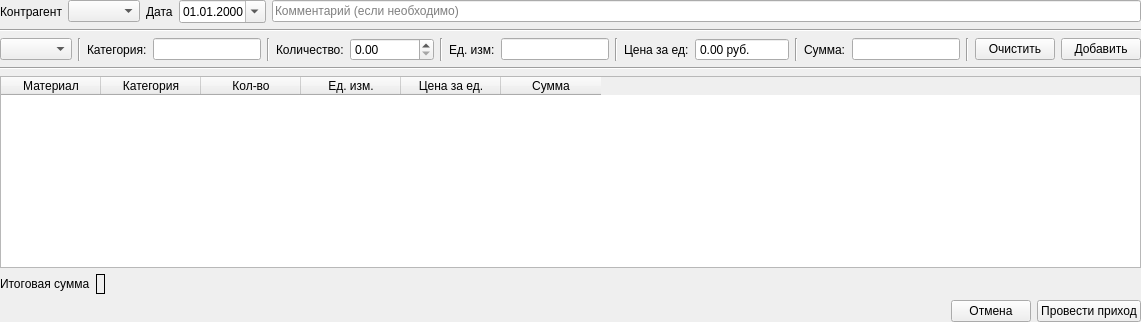
         <widget class="QWidget" name="page_3">
          <layout class="QGridLayout" name="gridLayout_23">
           <property name="leftMargin">
            <number>0</number>
           </property>
           <property name="topMargin">
            <number>0</number>
           </property>
           <property name="rightMargin">
            <number>0</number>
           </property>
           <property name="bottomMargin">
            <number>0</number>
           </property>
           <item row="0" column="0">
            <layout class="QGridLayout" name="gridLayout_22">
             <item row="5" column="0" colspan="5">
              <layout class="QHBoxLayout" name="horizontalLayout_5">
               <item>
                <widget class="QLabel" name="label_5">
                 <property name="text">
                  <string>Итоговая сумма</string>
                 </property>
                </widget>
               </item>
               <item>
                <widget class="QLabel" name="lb_new_incoming_total_value">
                 <property name="frameShape">
                  <enum>QFrame::Shape::Box</enum>
                 </property>
                 <property name="text">
                  <string/>
                 </property>
                </widget>
               </item>
               <item>
                <spacer name="horizontalSpacer_8">
                 <property name="orientation">
                  <enum>Qt::Orientation::Horizontal</enum>
                 </property>
                 <property name="sizeHint" stdset="0">
                  <size>
                   <width>40</width>
                   <height>20</height>
                  </size>
                 </property>
                </spacer>
               </item>
              </layout>
             </item>
             <item row="0" column="2">
              <widget class="QLabel" name="label_4">
               <property name="text">
                <string>Дата</string>
               </property>
              </widget>
             </item>
             <item row="0" column="3">
              <widget class="QDateEdit" name="de_new_incoming_date">
               <property name="displayFormat">
                <string>dd.MM.yyyy</string>
               </property>
               <property name="calendarPopup">
                <bool>true</bool>
               </property>
               <property name="timeSpec">
                <enum>Qt::TimeSpec::LocalTime</enum>
               </property>
              </widget>
             </item>
             <item row="0" column="4">
              <widget class="QLineEdit" name="le_new_incoming_description">
               <property name="placeholderText">
                <string>Комментарий (если необходимо)</string>
               </property>
              </widget>
             </item>
             <item row="2" column="0" colspan="5">
              <layout class="QHBoxLayout" name="horizontalLayout_4">
               <item>
                <widget class="QComboBox" name="cb_inc_add_material"/>
               </item>
               <item>
                <widget class="Line" name="line_6">
                 <property name="orientation">
                  <enum>Qt::Orientation::Vertical</enum>
                 </property>
                </widget>
               </item>
               <item>
                <widget class="QLabel" name="label_6">
                 <property name="text">
                  <string>Категория:</string>
                 </property>
                </widget>
               </item>
               <item>
                <widget class="QLineEdit" name="le_inc_add_category">
                 <property name="readOnly">
                  <bool>true</bool>
                 </property>
                </widget>
               </item>
               <item>
                <widget class="Line" name="line_7">
                 <property name="orientation">
                  <enum>Qt::Orientation::Vertical</enum>
                 </property>
                </widget>
               </item>
               <item>
                <widget class="QLabel" name="label_7">
                 <property name="text">
                  <string>Количество:</string>
                 </property>
                </widget>
               </item>
               <item>
                <widget class="QDoubleSpinBox" name="dsb_inc_add_qty">
                 <property name="buttonSymbols">
                  <enum>QAbstractSpinBox::ButtonSymbols::UpDownArrows</enum>
                 </property>
                 <property name="specialValueText">
                  <string/>
                 </property>
                 <property name="maximum">
                  <double>999999.000000000000000</double>
                 </property>
                </widget>
               </item>
               <item>
                <widget class="Line" name="line_8">
                 <property name="orientation">
                  <enum>Qt::Orientation::Vertical</enum>
                 </property>
                </widget>
               </item>
               <item>
                <widget class="QLabel" name="label_8">
                 <property name="text">
                  <string>Ед. изм:</string>
                 </property>
                </widget>
               </item>
               <item>
                <widget class="QLineEdit" name="le_inc_add_unit">
                 <property name="readOnly">
                  <bool>true</bool>
                 </property>
                </widget>
               </item>
               <item>
                <widget class="Line" name="line_9">
                 <property name="orientation">
                  <enum>Qt::Orientation::Vertical</enum>
                 </property>
                </widget>
               </item>
               <item>
                <widget class="QLabel" name="label_9">
                 <property name="text">
                  <string>Цена за ед:</string>
                 </property>
                </widget>
               </item>
               <item>
                <widget class="QDoubleSpinBox" name="dsb_inc_add_price">
                 <property name="buttonSymbols">
                  <enum>QAbstractSpinBox::ButtonSymbols::NoButtons</enum>
                 </property>
                 <property name="suffix">
                  <string> руб.</string>
                 </property>
                 <property name="maximum">
                  <double>999999.000000000000000</double>
                 </property>
                </widget>
               </item>
               <item>
                <widget class="Line" name="line_10">
                 <property name="orientation">
                  <enum>Qt::Orientation::Vertical</enum>
                 </property>
                </widget>
               </item>
               <item>
                <widget class="QLabel" name="label_10">
                 <property name="text">
                  <string>Сумма:</string>
                 </property>
                </widget>
               </item>
               <item>
                <widget class="QLineEdit" name="le_inc_add_sum">
                 <property name="readOnly">
                  <bool>true</bool>
                 </property>
                </widget>
               </item>
               <item>
                <widget class="Line" name="line_11">
                 <property name="orientation">
                  <enum>Qt::Orientation::Vertical</enum>
                 </property>
                </widget>
               </item>
               <item>
                <widget class="QPushButton" name="pb_inc_clear_fields">
                 <property name="text">
                  <string>Очистить</string>
                 </property>
                </widget>
               </item>
               <item>
                <widget class="QPushButton" name="pb_inc_add_row">
                 <property name="text">
                  <string>Добавить</string>
                 </property>
                 <property name="autoDefault">
                  <bool>false</bool>
                 </property>
                 <property name="default">
                  <bool>false</bool>
                 </property>
                 <property name="flat">
                  <bool>false</bool>
                 </property>
                </widget>
               </item>
              </layout>
             </item>
             <item row="4" column="0" colspan="5">
              <widget class="QTableWidget" name="tw_incoming_editor">
               <property name="palette">
                <palette>
                 <active>
                  <colorrole role="Highlight">
                   <brush brushstyle="SolidPattern">
                    <color alpha="255">
                     <red>187</red>
                     <green>202</green>
                     <blue>212</blue>
                    </color>
                   </brush>
                  </colorrole>
                 </active>
                 <inactive>
                  <colorrole role="Highlight">
                   <brush brushstyle="SolidPattern">
                    <color alpha="255">
                     <red>187</red>
                     <green>202</green>
                     <blue>212</blue>
                    </color>
                   </brush>
                  </colorrole>
                 </inactive>
                 <disabled/>
                </palette>
               </property>
               <property name="alternatingRowColors">
                <bool>true</bool>
               </property>
               <property name="selectionMode">
                <enum>QAbstractItemView::SelectionMode::NoSelection</enum>
               </property>
               <property name="verticalScrollMode">
                <enum>QAbstractItemView::ScrollMode::ScrollPerPixel</enum>
               </property>
               <attribute name="verticalHeaderVisible">
                <bool>false</bool>
               </attribute>
               <column>
                <property name="text">
                 <string>Материал</string>
                </property>
               </column>
               <column>
                <property name="text">
                 <string>Категория</string>
                </property>
               </column>
               <column>
                <property name="text">
                 <string>Кол-во</string>
                </property>
               </column>
               <column>
                <property name="text">
                 <string>Ед. изм.</string>
                </property>
               </column>
               <column>
                <property name="text">
                 <string>Цена за ед.</string>
                </property>
               </column>
               <column>
                <property name="text">
                 <string>Сумма</string>
                </property>
               </column>
              </widget>
             </item>
             <item row="0" column="1">
              <widget class="QComboBox" name="cb_new_incoming_supplier"/>
             </item>
             <item row="0" column="0">
              <widget class="QLabel" name="label_3">
               <property name="text">
                <string>Контрагент</string>
               </property>
              </widget>
             </item>
             <item row="1" column="0" colspan="5">
              <widget class="Line" name="line_4">
               <property name="orientation">
                <enum>Qt::Orientation::Horizontal</enum>
               </property>
              </widget>
             </item>
             <item row="6" column="0" colspan="5">
              <layout class="QHBoxLayout" name="horizontalLayout">
               <item>
                <spacer name="horizontalSpacer_7">
                 <property name="orientation">
                  <enum>Qt::Orientation::Horizontal</enum>
                 </property>
                 <property name="sizeHint" stdset="0">
                  <size>
                   <width>40</width>
                   <height>20</height>
                  </size>
                 </property>
                </spacer>
               </item>
               <item>
                <widget class="QPushButton" name="pb_new_incoming_cancel">
                 <property name="text">
                  <string>Отмена</string>
                 </property>
                </widget>
               </item>
               <item>
                <widget class="QPushButton" name="pb_new_incoming_save">
                 <property name="text">
                  <string>Провести приход</string>
                 </property>
                </widget>
               </item>
              </layout>
             </item>
             <item row="3" column="0" colspan="5">
              <widget class="Line" name="line_5">
               <property name="orientation">
                <enum>Qt::Orientation::Horizontal</enum>
               </property>
              </widget>
             </item>
            </layout>
           </item>
          </layout>
         </widget>
